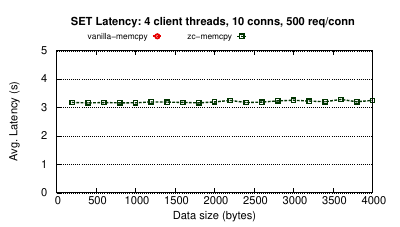

Source code (gnuplot):
set term postscript color eps enhanced 22
set encoding utf8
load "styles.inc"
set output "memcpy.eps"
set size 0.8,0.65
f(x)=1000000

NANO=0.000000001

set ytics nomirror
set grid y

set xtics font ",16"
set ytics font ",16"
set ylabel "Avg. Latency (s)" font ",16" offset 0,0

#set logscale y 10
#set ytics ("10^{-6}" 0.0000010,"10^{-5}" 0.00001,"10^{-4}" 0.0001,"10^{-3}" 0.001,"10^{-2}" 0.01,"10^{-1}" 0.1,"10^{0}" 1,"10^{1}" 10)
#set xlabel "Num. of calls" font ",16"

set xlabel "Data size (bytes)" font ",16"

#set xtics("2" 2, "4" 4,"8" 8, "16" 16, "32" 32, "64" 64, "128" 128, "256" 256, "512" 512, "1024" 1024, "2048" 2056, "4096" 4096)
#set xrange[0:40]

set xtics offset 0,0.5,0
set xlabel offset 0,1,0

#------------------------------------------Plots-------------------------------------------------
 set title "SET Latency: 4 client threads, 10 conns, 500 req/conn " font "Helvetica-bold,16" offset 0,0.65
#set title "Run time for 2 callers doing ocall multi" font "Helvetica-bold,16" offset 0,0.65

#set xrange [0:100000]
set datafile separator ","
set key maxrows 1 samplen 1 width -1 invert center at graph 0.35,1.1 font ",12"
#set key vertical samplen 1.1 width 1 spacing -2 invert reverse Left outside maxrows 1  width -3 center at graph 0.62,1.11
set yrange [0:5]
plot\
	f(x) w lp ls 2006 title "vanilla-memcpy",\
	f(x) w lp ls 2004 title "zc-memcpy",\
	'data/mcd-tput/var-data/intel-old-memcpy.csv' using 1:4 notitle 'vanilla-memcpy' with lines ls 2006,\
	'' every 1 using 1:4  notitle '' with points ls 2006, \
  	'data/mcd-tput/var-data/intel-new-memcpy.csv' using 1:4 notitle 'zc-memcpy' with lines ls 2004, \
	'' every 1 using 1:4  notitle '' with points ls 2004
	


!epstopdf "memcpy.eps"
!rm "memcpy.eps"
quit